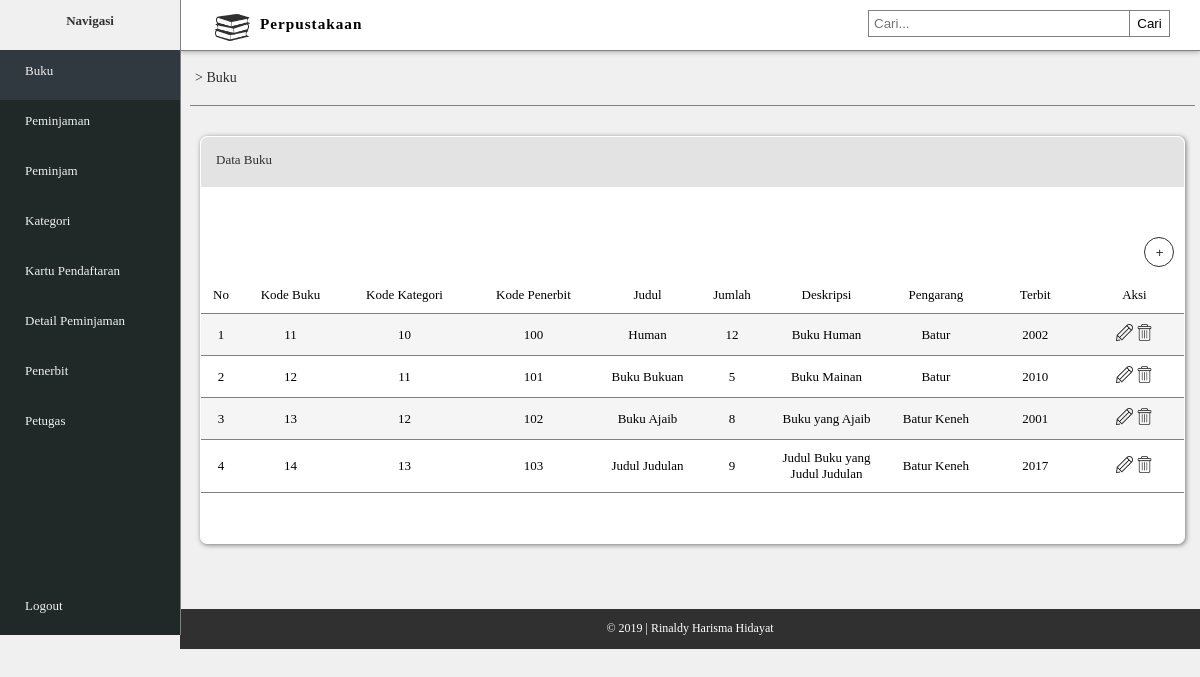
Screenshot of /index.php (signed in) with the database file from the repository.
### tables this page shows
CREATE TABLE IF NOT EXISTS `buku` (
  `buku_kode` varchar(10) NOT NULL,
  `kategori_kode` varchar(10) NOT NULL,
  `penerbit_kode` varchar(10) NOT NULL,
  `buku_judul` varchar(50) NOT NULL,
  `buku_jumlah` int(20) NOT NULL,
  `buku_deskripsi` varchar(250) NOT NULL,
  `buku_pengarang` varchar(30) NOT NULL,
  `buku_tahun_terbit` int(20) NOT NULL
);

### index.php (the view, shortened to what this page needs)
<!DOCTYPE html>
<html>
	<head>
		<link rel="stylesheet" type="text/css" href="style_rm.css">
	</head>
	<body>
		<div class="navigasi">
			<div class="nav">
				<b><p>Navigasi</p></b>
			</div>
			<div class="menu">
				<div class="menu-isi">
					<a href="index.php" style="background-color: #303840"><p>Buku</p></a>
					<a href="peminjaman.php"><p>Peminjaman</p></a>
					<a href="peminjam.php"><p>Peminjam</p></a>
					<a href="kategori.php"><p>Kategori</p></a>
					<a href="kartu_pendaftar.php"><p>Kartu Pendaftaran</p></a>
					<a href="detail_peminjaman.php"><p>Detail Peminjaman</p></a>
					<a href="penerbit.php"><p>Penerbit</p></a>
					<a href="petugas.php"><p>Petugas</p></a>
					<div class="logout">
						<a href="logout.php"><p>Logout</p></a>
					</div>
				</div>
			</div>
		</div>
		<div id="container-utama">
			<div class="head">
				<img src="img/buku.png">
				<h3>Perpustakaan</h3>
				<div class="cari">
					<div class="kolom">
						<input type="text" placeholder="Cari..." name="cari">
						<button type="submit">Cari</button>
					</div>
				</div>
			</div>
			<div class="content">
				<div class="alamat-link">
					<p>> Buku</p>
				</div>
				<div class="tabel-utama">
					<div class="judul-tab">
						<p>Data Buku</p>
					</div>
					<table border="0" cellpadding="10" cellspacing="0" align="center">
						<tr style="background: white;">
							<td colspan="10" align="right"><a href="tambah_buku.php"><input type="submit" name="tambah-data" value=" +   Tambah Data"></td>
						</tr>
						<tr>
							<td style="border-bottom: 1px solid #808080;" width="20px" align="center">No</td>
							<td style="border-bottom: 1px solid #808080;" width="80px" align="center">Kode Buku</td>
							<td style="border-bottom: 1px solid #808080;" width="110px" align="center">Kode Kategori</td>
							<td style="border-bottom: 1px solid #808080;" width="110px" align="center">Kode Penerbit</td>
							<td style="border-bottom: 1px solid #808080;" width="80px" align="center">Judul</td>
							<td style="border-bottom: 1px solid #808080;" width="50px" align="center">Jumlah</td>
							<td style="border-bottom: 1px solid #808080;" width="100px" align="center">Deskripsi</td>
							<td style="border-bottom: 1px solid #808080;" width="80px" align="center">Pengarang</td>
							<td style="border-bottom: 1px solid #808080;" width="80px" align="center">Terbit</td>
							<td style="border-bottom: 1px solid #808080;" width="80px" align="center">Aksi</td>
						</tr>
						<?php
							$query = mysql_query("SELECT * from buku order by buku_kode asc") or die (mysql_error());
							$no = 1;
							while ($row = mysql_fetch_array($query)) {
								echo '<tr align="center">';
									echo '<td style="border-bottom: 1px solid #808080;">'.$no.'</td>';
									echo '<td style="border-bottom: 1px solid #808080;">'.$row['buku_kode'].'</td>';
									echo '<td style="border-bottom: 1px solid #808080;">'.$row['kategori_kode'].'</td>';
									echo '<td style="border-bottom: 1px solid #808080;">'.$row['penerbit_kode'].'</td>';
									echo '<td style="border-bottom: 1px solid #808080;">'.$row['buku_judul'].'</td>';
									echo '<td style="border-bottom: 1px solid #808080;">'.$row['buku_jumlah'].'</td>';
									echo '<td style="border-bottom: 1px solid #808080;">'.$row['buku_deskripsi'].'</td>';
									echo '<td style="border-bottom: 1px solid #808080;">'.$row['buku_pengarang'].'</td>';
									echo '<td style="border-bottom: 1px solid #808080;">'.$row['buku_tahun_terbit'].'</td>';
									echo '<td style="border-bottom: 1px solid #808080;" align="center"><a href="edit_buku.php?edit='.$row['buku_kode'].'"><img src="img/edit.png" class="icon-aksi"/></a> <a href="hapus_buku.php?hapus='.$row['buku_kode'].'"><img src="img/delete.png" class="icon-aksi"/></a></td>';
								echo '</tr>';
								$no++;
							}
						 ?>
					</table>
				</div>
				<div class="footer">
					<div class="foot">
						<p>&copy; 2019 | Rinaldy Harisma Hidayat</p>
					</div>
				</div>
			</div>
		</div>
	</body>
</html>

### style_rm.css (style rules this page uses)
body { margin: 0; font-family: Malgun Gothic Regular; background-color: #f0f0f0; font-size: 13px; }
.navigasi { height: 635px; float: left; width: 15%; background-color: #202828; z-index: 1000; position: relative; left: 0; position: fixed; border-right: 1px solid #808080; }
.nav { background-color: #f0f0f0; height: 50px; float: left; width: 100%; }
.nav p { color: #303030; text-align: center; }
.menu { margin-left: 0px; }
.menu-isi p { margin-left: 25px; }
.menu-isi a { color: #f0f0f0; text-decoration: none; float: left; width: 100%; height: 50px; transition: 0.2s; margin-left: 0px; margin-right: 0px; }
.head { float: left; width: 85%; border-bottom: 1px solid #808080; height: 50px; background-color: white; top: 0; position: fixed; z-index: 999; margin-left: 15%; box-shadow: 0px 1px 5px 0px rgba(0,0,0,0.3); }
.head img { width: 35px; float: left; padding: 10px; margin-left: 25px; }
.head h3 { margin-top: 15px; letter-spacing: 1px; float: left; }
.cari { float: right; margin: 10px; }
.kolom input[type="text"] { padding: 5px; border: 1px solid #808080; width: 250px; float: left; }
.kolom button { float: right; padding: 5px; width: 40px; cursor: pointer; margin-right: 20px; border: 1px solid #808080; background: none; transition: 0.3s; border-left: none; }
.logout a { margin-top: 135px; }
.content { float: left; margin-top: 51px; width: 85%; height: wrap-content; margin-left: 15%; }
.alamat-link { padding: 5px; margin-left: 10px; margin-right: 5px; border-bottom: 1px solid #808080; font-size: 14px; color: #303030; }
.tabel-utama { background-color: white; margin-left: 20px; margin-right: 15px; margin-top: 30px; margin-bottom: 30px; border-radius: 7px; box-shadow: 1px 1px 5px 0px rgba(0,0,0,0.5); font-size: 13px; border: 1px solid white; }
.tabel-utama tr:nth-child(odd) { background: #f5f5f5; }
.judul-tab { background-color: #e3e3e3; height: 40px; margin-top: 0px; border-top-left-radius: 7px; border-top-right-radius: 7px; padding: 5px; color: #303030; }
.judul-tab p { margin: 10px; }
input[name="tambah-data"] { padding: 7px; width: 30px; height: 30px; border-radius: 50px; border: 1px solid #303030; background: none; color: #303030; transition: 0.3s; cursor: pointer; }
table { margin-top: 40px; margin-bottom: 50px; }
.icon-aksi { width: 17px; }
.footer { height: 40px; background-color: #303030; float: left; width: 100%; margin-top: 35px; }
.foot p { text-align: center; color: white; font-size: 12px; }

### rows the page displays
buku: buku_kode "11", kategori_kode "10", penerbit_kode "100", buku_judul "Human", buku_jumlah "12", buku_deskripsi "Buku Human", buku_pengarang "Batur", buku_tahun_terbit "2002"
buku: buku_kode "12", kategori_kode "11", penerbit_kode "101", buku_judul "Buku Bukuan", buku_jumlah "5", buku_deskripsi "Buku Mainan", buku_pengarang "Batur", buku_tahun_terbit "2010"
buku: buku_kode "13", kategori_kode "12", penerbit_kode "102", buku_judul "Buku Ajaib", buku_jumlah "8", buku_deskripsi "Buku yang Ajaib", buku_pengarang "Batur Keneh", buku_tahun_terbit "2001"
buku: buku_kode "14", kategori_kode "13", penerbit_kode "103", buku_judul "Judul Judulan", buku_jumlah "9", buku_deskripsi "Judul Buku yang Judul Judulan", buku_pengarang "Batur Keneh", buku_tahun_terbit "2017"
